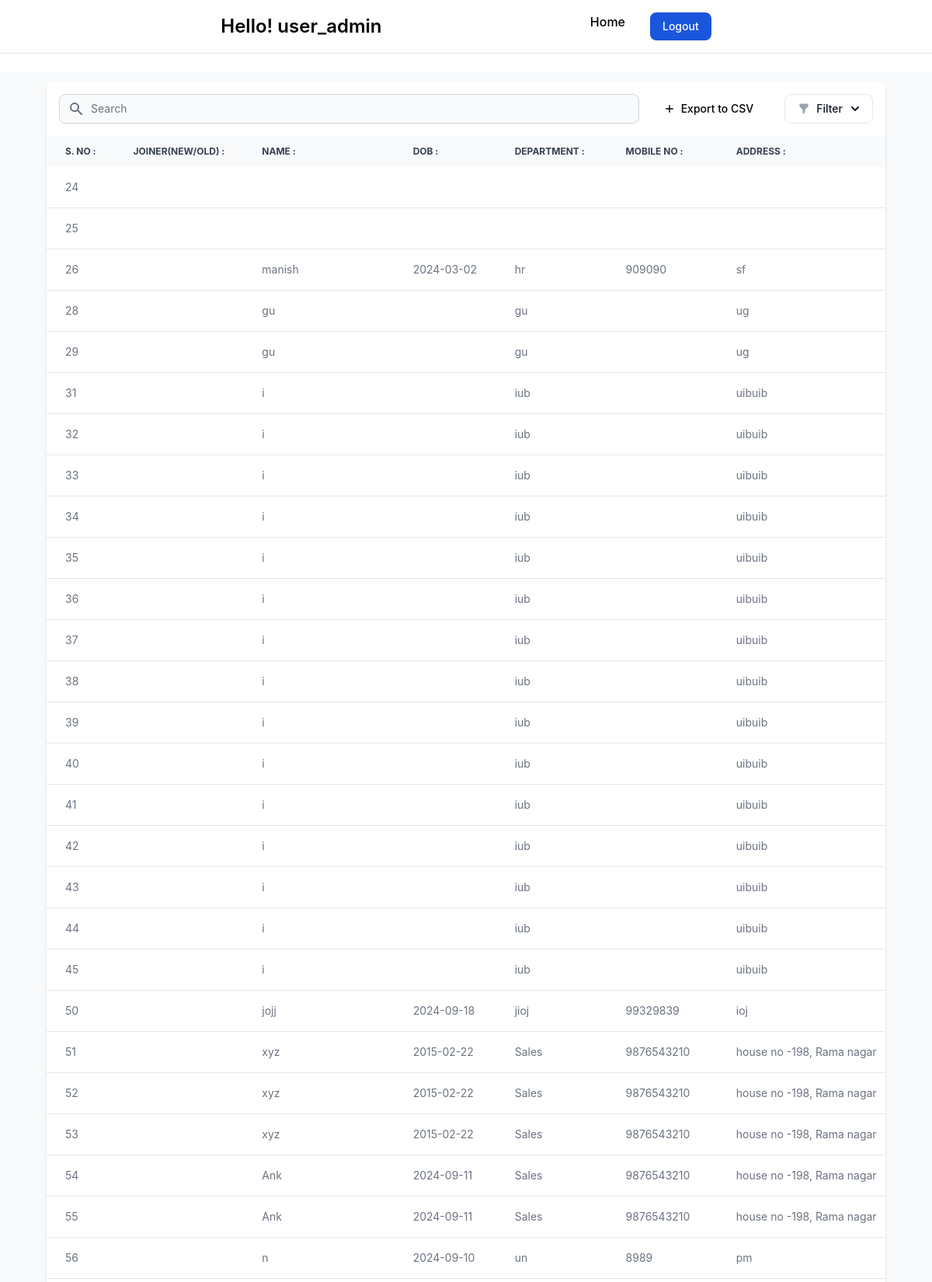
Screenshot of /EmployeeReport.php (signed in, upper part) with the database file from the repository.
### tables this page shows
CREATE TABLE `employee_head` (
  `s_no` int NOT NULL AUTO_INCREMENT,
  `name` varchar(45) DEFAULT NULL,
  `dob` varchar(45) DEFAULT NULL,
  `department` varchar(45) DEFAULT NULL,
  `mobile_number` varchar(45) DEFAULT NULL,
  `address` varchar(45) DEFAULT NULL,
  `email_address` varchar(45) DEFAULT NULL,
  `pan_card` varchar(45) DEFAULT NULL,
  `image_path` varchar(255) DEFAULT NULL,
  `status` varchar(45) DEFAULT '"Unactive"',
  `created_by` varchar(45) DEFAULT NULL,
  `created_date` varchar(400) DEFAULT NULL,
  `updated_by` varchar(45) DEFAULT NULL,
  PRIMARY KEY (`s_no`)
);

### EmployeeReport.php (the view, shortened to what this page needs)
<?php include("./navForLogged.php"); ?>
<?php
include('./dbconnection/db.php');
$sql = "SELECT *FROM employee_head a INNER JOIN employee_info_line b ON a.s_no = b.employee_id";
$result = mysqli_query($con, $sql);
?>
<!DOCTYPE html>
<html lang="en">
<head>
    <link href="https://cdn.jsdelivr.net/npm/flowbite@2.5.1/dist/flowbite.min.css" rel="stylesheet" />
    <script src="https://cdn.tailwindcss.com"></script>
</head>
<body>
    <section class="bg-gray-50 dark:bg-gray-900  mt-6   p-3 sm:p-5">
        <div class="mx-auto max-w-screen-xl px-4 lg:px-12">
            <div class="bg-white dark:bg-gray-800 relative shadow-md sm:rounded-lg overflow-hidden">
                <div
                    class="flex flex-col md:flex-row items-center justify-between space-y-3 md:space-y-0 md:space-x-4 p-4">
                    <div class="w-full md:w-1/2">
                        <form class="flex items-center">
                            <div class="relative w-full">
                                <div class="absolute inset-y-0 left-0 flex items-center pl-3 pointer-events-none">
                                </div>
                                <input type="text" id="search_query" name="search_query"
                                    class="bg-gray-50 border border-gray-300 text-gray-900 text-sm rounded-lg focus:ring-primary-500 focus:border-primary-500 block w-full pl-10 p-2 dark:bg-gray-700 dark:border-gray-600 dark:placeholder-gray-400 dark:text-white dark:focus:ring-primary-500 dark:focus:border-primary-500"
                                    placeholder="Search">
                            </div>
                        </form>
                    </div>
                    <div
                        class="w-full md:w-auto flex flex-col md:flex-row space-y-2 md:space-y-0 items-stretch md:items-center justify-end md:space-x-3 flex-shrink-0">
                        <button onclick="exportTableToCSV('table.csv')" type="button"
                            class="flex items-center justify-center  bg-primary-700 hover:bg-primary-800 focus:ring-4 focus:ring-primary-300 font-medium rounded-lg text-sm px-4 py-2 dark:bg-primary-600 dark:hover:bg-primary-700 focus:outline-none dark:focus:ring-primary-800">
                            <svg class="h-3.5 w-3.5 mr-2" fill="currentColor" viewbox="0 0 20 20"
                                xmlns="http://www.w3.org/2000/svg" aria-hidden="true">
                                <path clip-rule="evenodd" fill-rule="evenodd"
                                    d="M10 3a1 1 0 011 1v5h5a1 1 0 110 2h-5v5a1 1 0 11-2 0v-5H4a1 1 0 110-2h5V4a1 1 0 011-1z" />
                            </svg>
                            Export to CSV
                        </button>
                        <div class="flex items-center space-x-3 w-full md:w-auto">
                            <button id="filterDropgitdownButton" data-dropdown-toggle="filterDropdown"
                                class="w-full md:w-auto flex items-center justify-center py-2 px-4 text-sm font-medium text-gray-900 focus:outline-none bg-white rounded-lg border border-gray-200 hover:bg-gray-100 hover:text-primary-700 focus:z-10 focus:ring-4 focus:ring-gray-200 dark:focus:ring-gray-700 dark:bg-gray-800 dark:text-gray-400 dark:border-gray-600 dark:hover:text-white dark:hover:bg-gray-700"
                                type="button">
                                Filter
                                <svg class="-mr-1 ml-1.5 w-5 h-5" fill="currentColor" viewbox="0 0 20 20"
                                    xmlns="http://www.w3.org/2000/svg" aria-hidden="true">
                                    <path clip-rule="evenodd" fill-rule="evenodd"
                                        d="M5.293 7.293a1 1 0 011.414 0L10 10.586l3.293-3.293a1 1 0 111.414 1.414l-4 4a1 1 0 01-1.414 0l-4-4a1 1 0 010-1.414z" />
                                </svg>
                            </button>
                        </div>
                    </div>
                </div>
                <div class="overflow-x-auto">
                    <table id="dataTable"
                        class="w-full text-sm whitespace-nowrap text-left text-gray-500 dark:text-gray-400">
                        <thead class="text-xs text-gray-700 uppercase bg-gray-50 dark:bg-gray-700 dark:text-gray-400">
                            <tr>
                            <th scope="col" class="px-6 py-3">S.
                            No : </th>
                                <th scope="col" class="px-6 py-3">Joiner(New/Old)
                                : </th>
                                <th scope="col" class="px-6 py-3">Name
                                :</th>
                                <th scope="col" class="px-6 py-3">DOB
                                :</th>
                                <th scope="col" class="px-6 py-3">Department
                                :</th>
                                <th scope="col" class="px-6 py-3">Mobile
                                No :</th>
                                <th scope="col" class="px-6 py-3">Address
                                :</th>
                            </tr>
                        </thead>
                        <tbody id="genDataTbody">
                            <?php
                            while ($row = mysqli_fetch_assoc($result)) {
                                ?>
                                <tr class="border-b dark:border-gray-700">
                                <td class="px-6 py-4">
                                        <?php echo $row['s_no'] ?>
                                    </td>
                                <td class="px-6 py-4">
                                    </td>
                                    <td class="px-6 py-4">
                                        <?php echo $row['name'] ?>
                                    </td>
                                    <td class="px-6 py-4">
                                        <?php echo $row['dob'] ?>
                                    </td>
                                    <td class="px-6 py-4">
                                        <?php echo $row['department'] ?>
                                    </td>
                                    <td class="px-6 py-4">
                                        <?php echo $row['mobile_number'] ?>
                                    </td>
                                    <td class="px-6 py-4">
                                        <?php echo $row['address'] ?>
                                    </td>
                                </tr>
                                <?php
                            }
                            ?>
                        </tbody>
                    </table>
                </div>
            </div>
        </div>
    </section>
</body>

### rows the page displays
employee_head: s_no "24"
employee_head: s_no "25"
employee_head: s_no "26", name "manish", dob "2024-03-02", department "hr", mobile_number "909090", address "sf"
employee_head: s_no "28", name "gu", department "gu", address "ug"
employee_head: s_no "29", name "gu", department "gu", address "ug"
employee_head: s_no "31", name "i", department "iub", address "uibuib"
employee_head: s_no "32", name "i", department "iub", address "uibuib"
employee_head: s_no "33", name "i", department "iub", address "uibuib"
employee_head: s_no "34", name "i", department "iub", address "uibuib"
employee_head: s_no "35", name "i", department "iub", address "uibuib"
employee_head: s_no "36", name "i", department "iub", address "uibuib"
employee_head: s_no "37", name "i", department "iub", address "uibuib"
employee_head: s_no "38", name "i", department "iub", address "uibuib"
employee_head: s_no "39", name "i", department "iub", address "uibuib"
employee_head: s_no "40", name "i", department "iub", address "uibuib"
employee_head: s_no "41", name "i", department "iub", address "uibuib"
employee_head: s_no "42", name "i", department "iub", address "uibuib"
employee_head: s_no "43", name "i", department "iub", address "uibuib"
employee_head: s_no "44", name "i", department "iub", address "uibuib"
employee_head: s_no "45", name "i", department "iub", address "uibuib"
employee_head: s_no "50", name "jojj", dob "2024-09-18", department "jioj", mobile_number "99329839", address "ioj"
employee_head: s_no "51", name "xyz", dob "2015-02-22", department "Sales", mobile_number "9876543210", address "house no -198, Rama nagar"
employee_head: s_no "52", name "xyz", dob "2015-02-22", department "Sales", mobile_number "9876543210", address "house no -198, Rama nagar"
employee_head: s_no "53", name "xyz", dob "2015-02-22", department "Sales", mobile_number "9876543210", address "house no -198, Rama nagar"
employee_head: s_no "54", name "Ank", dob "2024-09-11", department "Sales", mobile_number "9876543210", address "house no -198, Rama nagar"
employee_head: s_no "55", name "Ank", dob "2024-09-11", department "Sales", mobile_number "9876543210", address "house no -198, Rama nagar"
employee_head: s_no "56", name "n", dob "2024-09-10", department "un", mobile_number "8989", address "pm"

### other values shown
$_SESSION['username'] "user_admin"
